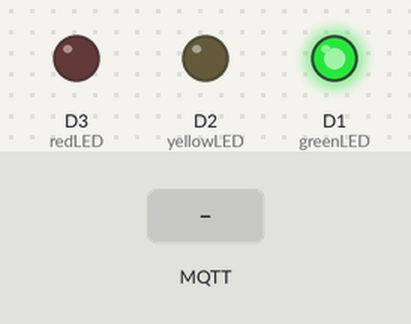
Simulated run of this sketch. Board: ESP8266 (NodeMCU). On the bench: output pins drawn as LEDs (lit = HIGH). Dashed ring = blinking. The inputs (shaded band) are chosen by the test bench. WiFi joins after 1.5 s; servers stay silent unless stated; no MQTT or app messages arrive unless stated; what the sketch prints to the serial monitor is not drawn.

Above: at 3.7 s.
3.8 s: MQTT message "blink" arrives on the second subscribed topic
At 3.9 s:
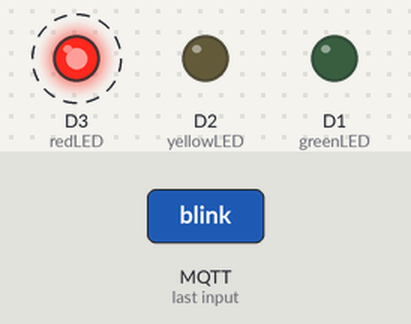
6.8 s: MQTT message "slow" arrives on the second subscribed topic
At 6.9 s:
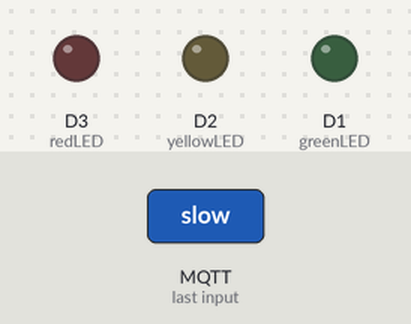
At 7.5 s:
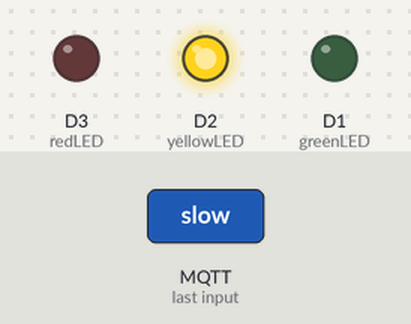
Timing chart, 0 to 9.8 s (numbered marks = the images above; inputs shaded):
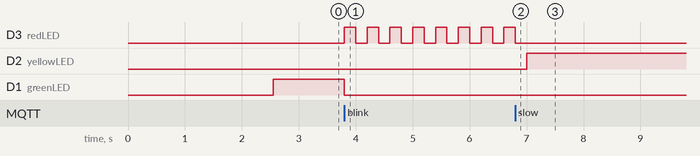

The sketch:

MQTTStoplightLEDs.ino
```cpp
#include <Arduino.h>
#include <ESP8266WiFi.h>
#include <PubSubClient.h>
// ------- Connection Info for WIFI -------
const char* ssid = "Buttars";           // SSID of the wifi network
const char* password = "Pineapple"; // PSK of the wifi network
const char* server = "10.0.0.89";    // IP Address of the MQTT Broker
char* ledTopic = "/stoplight/led";          // Define a topic for MQTT
char* sonicTopic = "/stoplight/sensor";
char* doorTopic = "/stoplight/door";
String macAddr = WiFi.macAddress();       // Store arduino MAC address as a string
String host = "arduino-" + macAddr.substring(15) ;  // Create hostname for this device
// (should not match other MQTT devices)

WiFiClient wifiClient;                  // Instantiate wifi
PubSubClient mqttClient(wifiClient);    // Instantiate mqtt client

// Const Variables
const int greenLED = D1;
const int yellowLED = D2;
const int redLED = D3;
bool doorOpen = true;
bool blinking = false;
String ledState = "green";

int state; // 0 close - 1 open switch

void setup()
{
  Serial.begin(9600);                   // Start serial connection for debugging
  Serial.println("\nMQTT Door Sensor");// Serial Intro

  // ----- Connect to Wifi -----
  Serial.print("Connecting to '");      // Connect debug info
  Serial.print(ssid);                   // Show the SSID in debug info

  WiFi.hostname(host);                  // Set the client hostname for wifi
  WiFi.begin(ssid, password);           // Connect to Wifi

  while (WiFi.status() != WL_CONNECTED) { //Wait for connection
    delay(500);
    Serial.print(".");
  }
  Serial.println("");
  Serial.println("WiFi connected");     // Wifi connection debug
  delay (1000);                         // Let everything settle

  // ----- Connect to MQTT -----
  Serial.println("Connecting to MQTT Broker"); // Serial debug
  mqttClient.setServer(server, 1883);   // Set up MQTT Connection Info
  mqttClient.setCallback(callback);     // Function to call when new messages are received
  mqttClient.connect(host.c_str());     // Connect to the broker with unique hostname
  mqttClient.subscribe(doorTopic);       // Subscribe to the LED topic on the broker
  mqttClient.subscribe(sonicTopic);
  Serial.println(mqttClient.state());   // Show debug info about MQTT state

  // ----- GPIO PIN Setup -----
  pinMode(greenLED, OUTPUT);
  pinMode(yellowLED, OUTPUT);
  pinMode(redLED, OUTPUT);

}

void loop()
{
  mqttClient.loop();
  if (!doorOpen) {
    digitalWrite(greenLED, LOW);
    digitalWrite(yellowLED, LOW);
    digitalWrite(redLED, LOW);
  } else {
    if (ledState == "green" and not digitalRead(greenLED)) {
      Serial.println("Turning on Green LED after door opened");
      digitalWrite(greenLED, HIGH);
    } else if (ledState == "yellow" and not digitalRead(yellowLED)) {
      Serial.println("Turning on Yellow LED after door opened");
      digitalWrite(yellowLED, HIGH);
    } else if (ledState == "red" and not digitalRead(redLED)) {
      Serial.println("Turning on Red LED after door opened");
      digitalWrite(redLED, HIGH);
    } else if (doorOpen and blinking) {
      Serial.println("Blinking");
      digitalWrite(redLED, HIGH);
      delay(200);
      digitalWrite(redLED, LOW);
      delay(200);
    }
  }

}

void allOff() {

  digitalWrite(greenLED, LOW);
  digitalWrite(yellowLED, LOW);
  digitalWrite(redLED, LOW);
}

void callback(char* topicChar, byte* payload, unsigned int length) { // defined by pubSubClient
  String topic = (String)topicChar;     // Convert topic from char* to String
  String message = "";                  // Convert payload from byte* to String
  // MQTT won't send a null character to terminate the byte*, but it sends the
  // length, so we iterate thorugh the payload and copy each character
  for (int i = 0; i < length; i++) {    // Iterate through the characters in the payload array
    message += (char)payload[i];     //    and display each character
  }
  Serial.print("Message arrived [");    // Serial Debug
  Serial.print(topic);                  //    Print the topic name [in brackets]
  Serial.print("] ");                   //
  Serial.println(message);              //    Print the message

  if (topic == doorTopic) {
    if (message == "closed") {
      doorOpen = false;
    } else {
      doorOpen = true;
    }
  }
  if (topic == sonicTopic) {
    if (doorOpen) {
      allOff();
      if (message == "go") {
        Serial.println("GO");
        blinking = false;
        ledState = "green";
        digitalWrite(greenLED, HIGH);
      }
      else if (message == "slow") {
        Serial.println("SLOW");
        blinking = false;
        ledState = "yellow";
        digitalWrite(yellowLED, HIGH);
      }
      else if (message == "stop") {
        Serial.println("STOP");
        blinking = false;
        ledState = "red";
        digitalWrite(redLED, HIGH);
      }
      else if (message == "blink") {
        Serial.println("BLINK");
        ledState = "blink";
        blinking = true;
      }
    }
  }
}
```

Measured:
- after the input at 3.8 s, D3 (redLED): alternates HIGH for 0.20 s and LOW for 0.20 s, starting at once; D1 (greenLED): HIGH → LOW at once
- after the input at 6.8 s, D3 (redLED): goes on until 6.8 s, then stays LOW; D2 (yellowLED): LOW → HIGH after 0.20 s
